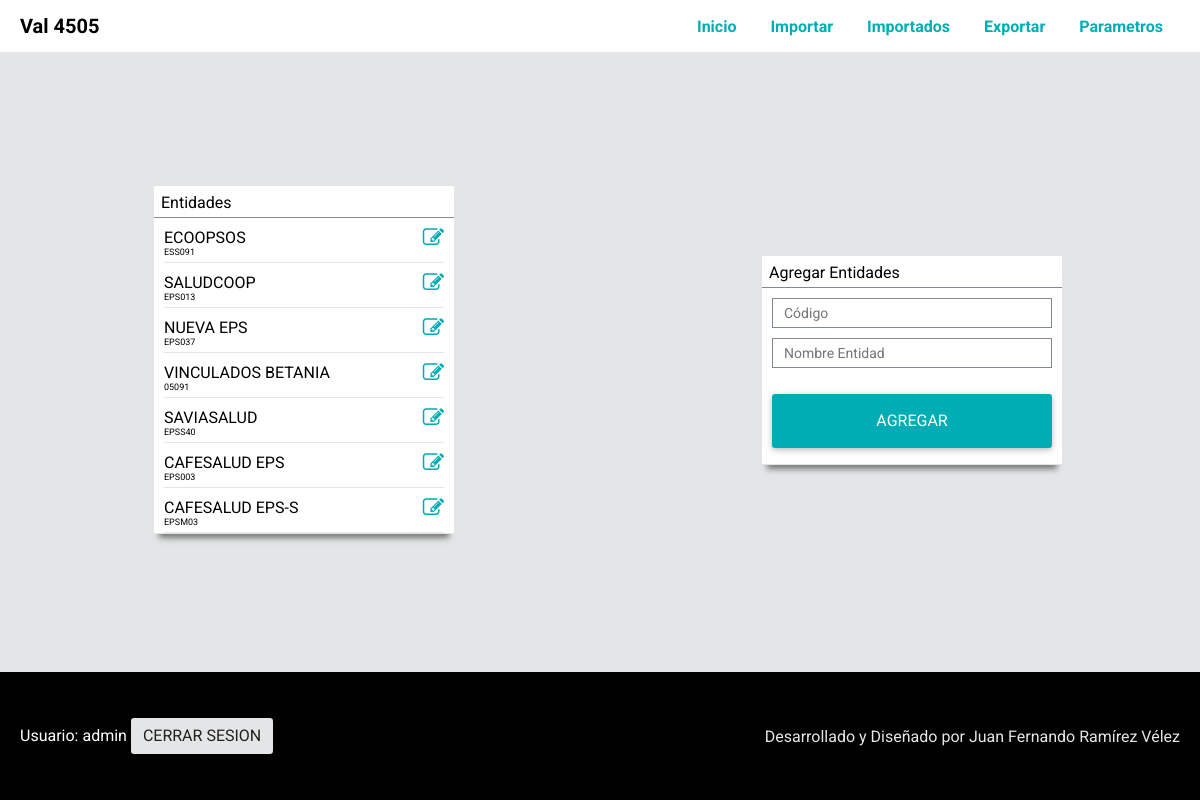
The page /dist/inicio.php?menu=3 (signed in) on the database its author committed.
### tables this page shows
CREATE TABLE `entidades` (
  `ENTIDAD_ID` int(11) NOT NULL AUTO_INCREMENT,
  `ENTIDAD_COD` varchar(45) DEFAULT NULL,
  `ENTIDAD_NAME` varchar(45) DEFAULT NULL,
  PRIMARY KEY (`ENTIDAD_ID`),
  UNIQUE KEY `ENTIDAD_ID_UNIQUE` (`ENTIDAD_ID`)
);

### dist/clases/class.ConnectionMySQL.php (called while the page is built)
<?php
abstract class ConnectionMySQL {
	private static $db_host = 'localhost';
	private static $db_user = 'root';
	private static $db_pass = '1234321234Juan';
	protected $db_name = 'val4505';
	public function __construct(){
		$dns = "mysql:host=" . self::$db_host . ";dbname=" . $this->db_name;
		$options = array( PDO::MYSQL_ATTR_LOCAL_INFILE => 1,PDO::ATTR_ERRMODE => PDO::ERRMODE_EXCEPTION,PDO::MYSQL_ATTR_INIT_COMMAND => 'SET NAMES utf8');
	try {
		$this->conn = new PDO($dns, self::$db_user, self::$db_pass, $options);
	} catch(PDOException $e){
            $this->error = $e->getMessage();
        }
	}
}
?>

### dist/clases/class.Menu.php (called while the page is built, shortened)
<?php
require_once ("class.ConnectionMySQL.php");
class Menu extends ConnectionMySQL {
	public function getMenu ($id_menu) {
		$this->query = $this->conn->prepare('SELECT MENU_ID, MENU_NAME, MENU_HTML FROM menu WHERE MENU_ID ='.$id_menu);
		$this->query->execute();
		return $this->query->fetchAll(PDO::FETCH_BOTH);
	}
}
?>

### dist/clases/class.Entidad.php (called while the page is built, shortened)
<?php
require_once ("class.ConnectionMySQL.php");
class Entidad extends ConnectionMySQL {
	public function getEntidades () {
		$this->query = $this->conn->prepare('SELECT ENTIDAD_ID, ENTIDAD_COD, ENTIDAD_NAME FROM entidades');
		$this->query->execute();
		return $this->query->fetchAll(PDO::FETCH_BOTH);
	}
}
?>

### dist/clases/class.Session.php (called while the page is built, shortened)
<?php
class sesion {
  public function get($nombre) {
     if (isset ( $_SESSION [$nombre] )) {
        return $_SESSION [$nombre];
     } else {
         return false;
     }
  }
}
?>

### dist/page.Entidades.php (the view, shortened to what this page needs)
<div class="row-container">
	<div class="box">
		<div class="param-title">
			Entidades
		</div>
		<div class="param-content">
			<ul>
			<?php
			for ($i=0;$i<sizeof($list_enti);$i++)
			{
			?>
				<li>
					<div class="entidad-item"><?php echo $list_enti[$i]["ENTIDAD_NAME"];?></div>
					<div class="entidad-item-edit"><a href="?menu=4&CodEPS=<?php echo $list_enti[$i]["ENTIDAD_COD"];?>" title="Editar"><i class="fa fa-pencil-square-o fa-lg"></i></a></div>
					<div class="entidad-detalle"><?php echo $list_enti[$i]["ENTIDAD_COD"];?></div>
				</li>
			<?php
			}
			?>
			</ul>
		</div>
	</div>
	<div class="box">
		<div class="param-title">
			Agregar Entidades
		</div>
		<div class="param-content">
			<form action="modulos/module.AgregarEntidad.php" class="form" method="POST">
				<input type="text" name="ent-cod" placeholder="Código">
				<input type="text" name="ent-nombre" placeholder="Nombre Entidad">
				<input type="submit" class="btn btn-primary btn-large ent-submit" name="grabar-entidad" value="Agregar" />
			</form>
		</div>
	</div>
</div>

### dist/inicio.php (shortened to what this page needs)
<?php
    require_once("clases/class.Session.php");
    require_once ("clases/class.Menu.php");
    require_once ("clases/class.Entidad.php");
    $objEntidad = new Entidad();
    $objMenu = new Menu();
    $sesion = new sesion();
    if (isset($_GET['menu'])){
        $id = $objMenu->getMenu($_GET['menu']);
    }
    $list_enti = $objEntidad->getEntidades();
?>
<!doctype html>
<html lang="es">
    <head>
        <link rel="stylesheet" href="./css/style.css">
        <link rel="stylesheet" href="https://cdnjs.cloudflare.com/ajax/libs/font-awesome/4.4.0/css/font-awesome.css">
    </head>
    <body class="flex-body">
	<header>
            <div class="logo"><a href="inicio.php">Val 4505</a></div>
            <nav role="navigation">
                <ul class="menu">
                    <li><a href="inicio.php">Inicio</a></li>
                    <li><a href="?menu=6">Importar</a></li>
                    <li><a href="?menu=10">Importados</a></li>
                    <li><a href="?menu=7">Exportar</a></li>
                    <li><a href="?menu=2">Parametros</a></li>
                </ul>
        </nav>
        </header>
        <div class="container">
                <?php
                    if (!empty($_GET["menu"]))
                    {
                        for ($i=0;$i<sizeof($id);$i++)
                        {
                        include ($id["$i"]["MENU_HTML"].".php");
                        }
                    }
                    else
                    {
                    }
                ?>
        </div>
        <footer>
            <div class="footer-usuario">
                Usuario:  <?php echo $sesion->get("usuario");?> <button class="btn btn-default" ><a href="modulos/module.CerrarSesion.php"> Cerrar Sesion </a></button>
            </div>
            <div class="footer-derechos">
                Desarrollado y Diseñado por Juan Fernando Ramírez Vélez
            </div>
        </footer>
    </body>
</html>

### rows shown on the page
entidades: ENTIDAD_NAME "ECOOPSOS", ENTIDAD_COD "ESS091"
entidades: ENTIDAD_NAME "SALUDCOOP", ENTIDAD_COD "EPS013"
entidades: ENTIDAD_NAME "NUEVA EPS", ENTIDAD_COD "EPS037"
entidades: ENTIDAD_NAME "VINCULADOS BETANIA", ENTIDAD_COD "05091"
entidades: ENTIDAD_NAME "SAVIASALUD", ENTIDAD_COD "EPSS40"
entidades: ENTIDAD_NAME "CAFESALUD EPS", ENTIDAD_COD "EPS003"
entidades: ENTIDAD_NAME "CAFESALUD EPS-S", ENTIDAD_COD "EPSM03"

### other values the page prints
$sesion->get("usuario") "admin"
